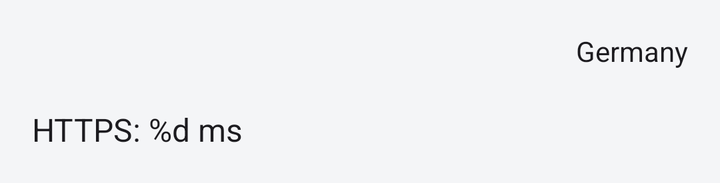
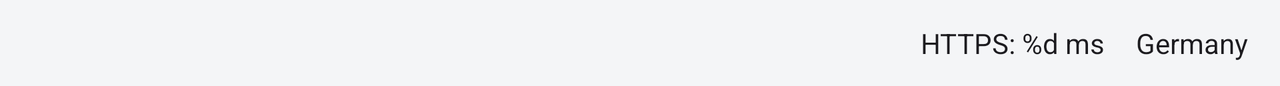

Two renders of one Android screen. The first uses the default layout on a phone; the second uses the alternative layout the repository ships for a different screen configuration, on a matching device. The two XML files are below.
<!-- AndroidManifest.xml: application theme Theme.Start -->
<!-- res/layout/layout_stats_bar_content.xml -->
<?xml version="1.0" encoding="utf-8"?>
<LinearLayout xmlns:android="http://schemas.android.com/apk/res/android"
    xmlns:tools="http://schemas.android.com/tools"
    android:layout_width="match_parent"
    android:layout_height="wrap_content"
    android:orientation="vertical"
    android:padding="16dp">

    
    <LinearLayout
        android:layout_width="match_parent"
        android:layout_height="wrap_content"
        android:orientation="horizontal">

        <LinearLayout
            android:layout_width="0dp"
            android:layout_height="wrap_content"
            android:layout_weight="1"
            android:orientation="vertical">

            <TextView
                android:id="@+id/tx"
                android:layout_width="match_parent"
                android:layout_height="wrap_content"
                android:ellipsize="end"
                android:singleLine="true"
                android:textColor="?whiteOrTextPrimary"
                android:textSize="14sp" />

            <TextView
                android:id="@+id/rx"
                android:layout_width="match_parent"
                android:layout_height="wrap_content"
                android:ellipsize="end"
                android:singleLine="true"
                android:textColor="?whiteOrTextPrimary"
                android:textSize="14sp" />

        </LinearLayout>

        <Space
            android:layout_width="72dp"
            android:layout_height="0dp" />

        <TextView
            android:id="@+id/exit_country"
            android:layout_width="0dp"
            android:layout_height="wrap_content"
            android:layout_weight="1"
            android:ellipsize="end"
            android:gravity="end"
            android:singleLine="true"
            android:textColor="?whiteOrTextPrimary"
            android:textSize="14sp"
            android:visibility="gone"
            tools:text="Germany"
            tools:visibility="visible" />

    </LinearLayout>

    <TextView
        android:id="@+id/status"
        android:layout_width="wrap_content"
        android:layout_height="wrap_content"
        android:ellipsize="end"
        android:maxLines="1"
        android:textColor="?whiteOrTextPrimary"
        android:textSize="16sp"
        tools:text="@string/connection_test_available" />

</LinearLayout>
<!-- resources referenced by this layout -->
<resources>
  <string name="connection_test_available">HTTPS: %d ms</string>
  <color name="material_pink_500">#E91E63</color>
  <color name="material_pink_700">#C2185B</color>
  <color name="material_pink_accent_200">#FF4081</color>
  <color name="material_pink_100">#F8BBD0</color>
  <color name="material_pink_300">#F06292</color>
  <color name="md3_background">#F4F5F7</color>
  <color name="md3_surface">#FFFFFF</color>
  <color name="md3_text_primary">#1C1B1F</color>
  <color name="md3_text_secondary">#49454F</color>
  <color name="card_stroke">#29000000</color>
  <color name="popup_dropdown_stroke">#38000000</color>
  <dimen name="card_stroke_width">0.75dp</dimen>
  <style name="Widget.SagerNet.ToolbarNavigationButton" parent="Widget.AppCompat.Toolbar.Button.Navigation">
          <item name="android:minWidth">36dp</item>
          <item name="android:paddingStart">2dp</item>
          <item name="android:paddingEnd">2dp</item>
      </style>
  <color name="white">#FFFFFFFF</color>
  <style name="PreferenceFragment.SagerNet" parent="PreferenceFragment.Material">
          <item name="android:divider">@null</item>
          <item name="android:dividerHeight">0dp</item>
      </style>
  <style name="Widget.SagerNet.TextInputLayout" parent="Widget.MaterialComponents.TextInputLayout.OutlinedBox">
          <item name="shapeAppearanceOverlay">@style/ShapeAppearanceOverlay.SagerNet.Input</item>
      </style>
  <style name="Widget.SagerNet.PopupMenu" parent="Widget.MaterialComponents.PopupMenu">
          <item name="android:popupBackground">@drawable/bg_popup_menu</item>
          <item name="android:popupAnimationStyle">@style/PopupMenuAnimation</item>
      </style>
  <style name="Widget.SagerNet.ListPopupWindow" parent="Widget.AppCompat.ListPopupWindow">
          <item name="android:popupBackground">@drawable/bg_popup_menu</item>
          <item name="android:dropDownVerticalOffset">4dp</item>
      </style>
  <style name="Widget.SagerNet.PopupMenu.Overflow" parent="Widget.MaterialComponents.PopupMenu.Overflow">
          <item name="android:popupBackground">@drawable/bg_popup_menu</item>
          <item name="android:popupAnimationStyle">@style/PopupMenuAnimation</item>
      </style>
  <style name="Widget.SagerNet.Button.TextButton.Dialog.Flush">
          <item name="android:layout_marginStart">0dp</item>
          <item name="android:layout_marginLeft">0dp</item>
      </style>
  <style name="ShapeAppearanceOverlay.SagerNet.Dialog" parent="">
          <item name="cornerFamily">rounded</item>
          <item name="cornerSize">@dimen/dialog_corner_radius</item>
      </style>
  <dimen name="profile_card_corner_radius">10dp</dimen>
  <style name="ShapeAppearanceOverlay.SagerNet.Input" parent="">
          <item name="cornerFamily">rounded</item>
          <item name="cornerSize">@dimen/input_corner_radius</item>
      </style>
  <style name="PopupMenuAnimation">
          <item name="android:windowEnterAnimation">@anim/popup_enter</item>
          <item name="android:windowExitAnimation">@anim/popup_exit</item>
      </style>
  <style name="Widget.SagerNet.BottomSheet" parent="Widget.MaterialComponents.BottomSheet.Modal">
          <item name="shapeAppearanceOverlay">@style/ShapeAppearanceOverlay.SagerNet.BottomSheet</item>
      </style>
  <style name="ShapeAppearanceOverlay.SagerNet.Button" parent="">
          <item name="cornerFamily">rounded</item>
          <item name="cornerSize">@dimen/button_corner_radius</item>
      </style>
  <dimen name="dialog_background_inset">24dp</dimen>
  <dimen name="dialog_corner_radius">28dp</dimen>
  <style name="ShapeAppearanceOverlay.SagerNet.Pill" parent="">
          <item name="cornerFamily">rounded</item>
          <item name="cornerSize">50%</item>
      </style>
  <dimen name="input_corner_radius">12dp</dimen>
  <dimen name="button_corner_radius">12dp</dimen>
  <!-- some entries are left out for length -->
</resources>
<!-- res/layout-land/layout_stats_bar_content.xml (the repository's variant of the layout above) -->
<!-- drawn on the phone turned sideways -->
<?xml version="1.0" encoding="utf-8"?>
<LinearLayout xmlns:android="http://schemas.android.com/apk/res/android"
    xmlns:tools="http://schemas.android.com/tools"
    android:layout_width="match_parent"
    android:layout_height="wrap_content"
    android:gravity="center_vertical"
    android:orientation="horizontal"
    android:paddingStart="16dp"
    android:paddingTop="12dp"
    android:paddingEnd="16dp"
    android:paddingBottom="12dp">

    <LinearLayout
        android:layout_width="0dp"
        android:layout_height="wrap_content"
        android:layout_weight="1"
        android:gravity="center_vertical"
        android:orientation="horizontal">

        <TextView
            android:id="@+id/tx"
            android:layout_width="0dp"
            android:layout_height="wrap_content"
            android:layout_weight="1"
            android:ellipsize="end"
            android:singleLine="true"
            android:textColor="?whiteOrTextPrimary"
            android:textSize="14sp" />

        <TextView
            android:id="@+id/rx"
            android:layout_width="0dp"
            android:layout_height="wrap_content"
            android:layout_marginStart="12dp"
            android:layout_weight="1"
            android:ellipsize="end"
            android:singleLine="true"
            android:textColor="?whiteOrTextPrimary"
            android:textSize="14sp" />

    </LinearLayout>

    <Space
        android:layout_width="96dp"
        android:layout_height="0dp" />

    
    <LinearLayout
        android:layout_width="0dp"
        android:layout_height="wrap_content"
        android:layout_weight="1"
        android:gravity="center_vertical"
        android:orientation="horizontal">

        <TextView
            android:id="@+id/status"
            android:layout_width="0dp"
            android:layout_height="wrap_content"
            android:layout_weight="1"
            android:ellipsize="end"
            android:gravity="end"
            android:maxLines="1"
            android:textColor="?whiteOrTextPrimary"
            android:textSize="14sp"
            tools:text="@string/connection_test_available" />

        <TextView
            android:id="@+id/exit_country"
            android:layout_width="wrap_content"
            android:layout_height="wrap_content"
            android:layout_marginStart="16dp"
            android:ellipsize="end"
            android:singleLine="true"
            android:textColor="?whiteOrTextPrimary"
            android:textSize="14sp"
            android:visibility="gone"
            tools:text="Germany"
            tools:visibility="visible" />

    </LinearLayout>

</LinearLayout>
